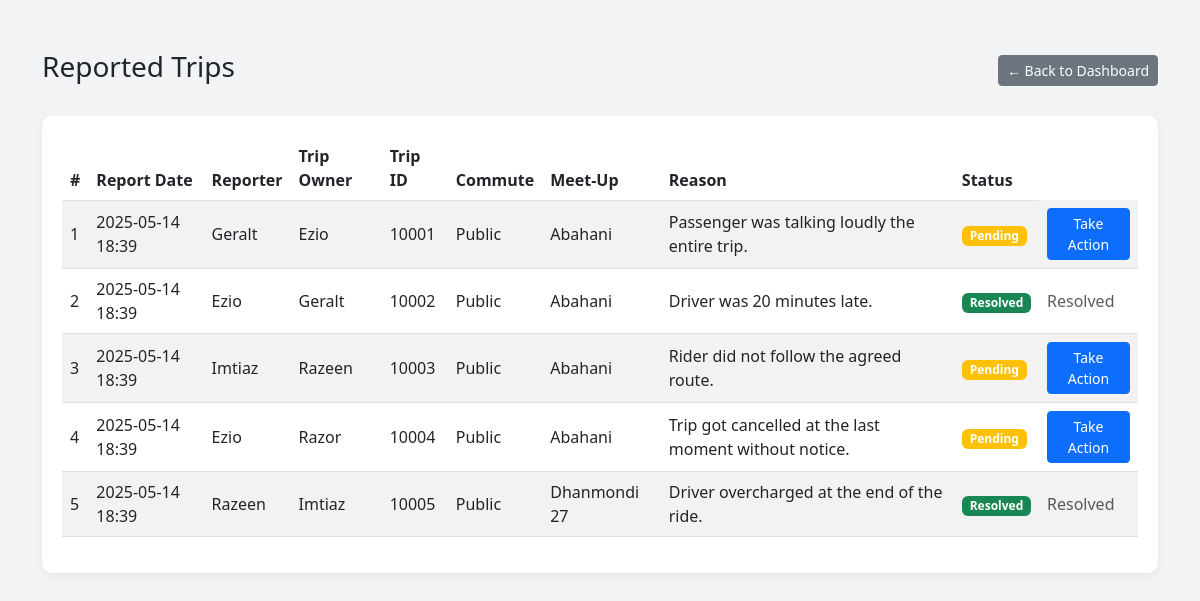
Page /backend/view_all_reports.php (signed in) on the committed database.
### tables this page shows
CREATE TABLE Reported_Trips (
    Report_ID INT AUTO_INCREMENT PRIMARY KEY,
    Trip_ID INT,
    Reporter_ID VARCHAR(20),
    Reason TEXT,
    Status VARCHAR(20) DEFAULT 'Pending',
    Report_Date TIMESTAMP DEFAULT CURRENT_TIMESTAMP,
    FOREIGN KEY (Trip_ID) REFERENCES Trips(Trip_ID) ON DELETE CASCADE,
    FOREIGN KEY (Reporter_ID) REFERENCES User(Student_ID) ON DELETE CASCADE
);

CREATE TABLE User (
    Student_ID VARCHAR(20) PRIMARY KEY,
    Name VARCHAR(100) NOT NULL,
    Gsuite_Email VARCHAR(100) UNIQUE NOT NULL,
    Scanned_ID VARCHAR(255),
    Semester VARCHAR(20),
    Department VARCHAR(50),
    Thana VARCHAR(50),
    Phone_Number VARCHAR(15),  
    Password VARCHAR(100) NOT NULL,
    Address VARCHAR(255),      
    Gender VARCHAR(10),        
    Profile_Pic VARCHAR(255),  
    UserStatus VARCHAR(30) NULL DEFAULT 'Available'  
);

CREATE TABLE Trips (
    Trip_ID INT PRIMARY KEY AUTO_INCREMENT,
    Student_ID VARCHAR(20),
    where_loc VARCHAR(50),
    Capacity INT,
    Time TIME,
    Date DATE,
    Vehicle_Info VARCHAR(50),
    Fare DECIMAL(5,2),
    Meet_up_location VARCHAR(100),
    Mode_of_Commute VARCHAR(30),
    trip_status VARCHAR(30),
    to_loc VARCHAR(50),
    Used_capacity INT,
    FOREIGN KEY (Student_ID) REFERENCES User(Student_ID) ON DELETE SET NULL,
    FOREIGN KEY (where_loc) REFERENCES Locations(area_locations) ON DELETE SET NULL,
    FOREIGN KEY (to_loc) REFERENCES Locations(area_locations) ON DELETE SET NULL
)AUTO_INCREMENT=10001;

### backend/view_all_reports.php (the view, shortened to what this page needs)
<?php
include 'db_connection.php';
$query = "
    SELECT rt.Report_ID, rt.Report_Date, rt.Status, rt.Reason,
           t.Trip_ID, t.Date AS Trip_Date, t.Mode_of_Commute, t.Meet_up_location,
           reporter.Name AS Reporter_Name,
           owner.Name AS Trip_Owner_Name
    FROM Reported_Trips rt
    JOIN Trips t ON rt.Trip_ID = t.Trip_ID
    JOIN User reporter ON rt.Reporter_ID = reporter.Student_ID
    JOIN User owner ON t.Student_ID = owner.Student_ID
    ORDER BY rt.Report_Date DESC
";
$result = mysqli_query($conn, $query);
?>
<!DOCTYPE html>
<html lang="en">
<head>
    <link href="https://cdn.jsdelivr.net/npm/bootstrap@5.3.0/dist/css/bootstrap.min.css" rel="stylesheet">
</head>
<body>
<div class="container">
    <div class="mb-4 d-flex justify-content-between align-items-center">
        <h3>Reported Trips</h3>
        <a href="admin_index.php" class="btn btn-secondary btn-sm">← Back to Dashboard</a>
    </div>
    <div class="report-card">
        <div class="table-responsive">
            <table class="table table-striped table-hover align-middle">
                <thead>
                    <tr>
                        <th>#</th>
                        <th>Report Date</th>
                        <th>Reporter</th>
                        <th>Trip Owner</th>
                        <th>Trip ID</th>
                        <th>Commute</th>
                        <th>Meet-Up</th>
                        <th>Reason</th>
                        <th>Status</th>
                    </tr>
                </thead>
                <tbody>
                    <?php while($row = mysqli_fetch_assoc($result)): ?>
                        <tr>
                            <td><?= $row['Report_ID'] ?></td>
                            <td><?= date('Y-m-d H:i', strtotime($row['Report_Date'])) ?></td>
                            <td><?= htmlspecialchars($row['Reporter_Name']) ?></td>
                            <td><?= htmlspecialchars($row['Trip_Owner_Name']) ?></td>
                            <td><?= $row['Trip_ID'] ?></td>
                            <td><?= $row['Mode_of_Commute'] ?></td>
                            <td><?= htmlspecialchars($row['Meet_up_location']) ?></td>
                            <td><?= htmlspecialchars($row['Reason']) ?></td>
                            <td>
                                <span class="badge bg-<?= $row['Status'] === 'Pending' ? 'warning' : 'success' ?>">
                                    <?= $row['Status'] ?>
                                </span>
                            </td>
                            <td>
                            <?php if ($row['Status'] === 'Pending'): ?>
                                <a href="send_notification.php?trip_id=<?= $row['Trip_ID'] ?>" class="btn btn-sm btn-primary">Take Action</a>
                            <?php else: ?>
                                <span class="text-muted">Resolved</span>
                            <?php endif; ?>
                            </td>
                        </tr>
                    <?php endwhile; ?>
                </tbody>
            </table>
        </div>
    </div>
</div>
</body>
</html>

### backend/view_all_reports.php (style rules this page uses)
body { background-color: #f1f3f5; font-family: 'Segoe UI', sans-serif; }
.container { margin-top: 50px; }
.table thead { background: linear-gradient(to right, #0d6efd, #6610f2); color: white; }
.report-card { background: white; padding: 20px; border-radius: 10px; box-shadow: 0 4px 10px rgba(0,0,0,0.05); }

### rows in the picture
reported_trips: Report_ID "1", Report_Date "2025-05-14 18:39", Reporter_ID.Name "Geralt", user.Name "Ezio", Trip_ID.Trip_ID "10001", Trip_ID.Mode_of_Commute "Public", Trip_ID.Meet_up_location "Abahani", Reason "Passenger was talking loudly the entire trip.", Status "Pending"
reported_trips: Report_ID "2", Report_Date "2025-05-14 18:39", Reporter_ID.Name "Ezio", user.Name "Geralt", Trip_ID.Trip_ID "10002", Trip_ID.Mode_of_Commute "Public", Trip_ID.Meet_up_location "Abahani", Reason "Driver was 20 minutes late.", Status "Resolved"
reported_trips: Report_ID "3", Report_Date "2025-05-14 18:39", Reporter_ID.Name "Imtiaz", user.Name "Razeen", Trip_ID.Trip_ID "10003", Trip_ID.Mode_of_Commute "Public", Trip_ID.Meet_up_location "Abahani", Reason "Rider did not follow the agreed route.", Status "Pending"
reported_trips: Report_ID "4", Report_Date "2025-05-14 18:39", Reporter_ID.Name "Ezio", user.Name "Razor", Trip_ID.Trip_ID "10004", Trip_ID.Mode_of_Commute "Public", Trip_ID.Meet_up_location "Abahani", Reason "Trip got cancelled at the last moment without notice.", Status "Pending"
reported_trips: Report_ID "5", Report_Date "2025-05-14 18:39", Reporter_ID.Name "Razeen", user.Name "Imtiaz", Trip_ID.Trip_ID "10005", Trip_ID.Mode_of_Commute "Public", Trip_ID.Meet_up_location "Dhanmondi 27", Reason "Driver overcharged at the end of the ride.", Status "Resolved"
